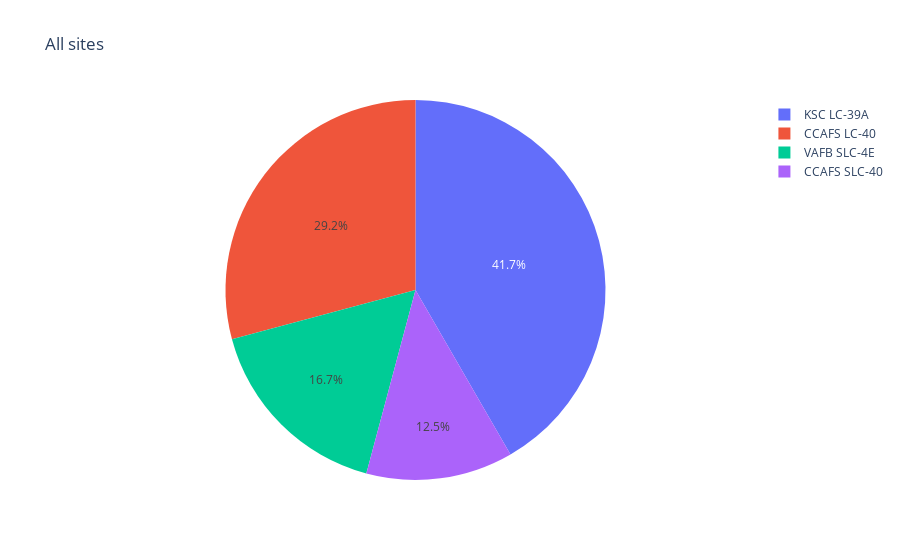

Here is the notebook cell this chart was saved with:
### Code cell


### Figure 1 — Plotly figure (JSON) as saved in the notebook; plotly's stock layout.template omitted (floating-point values rounded to 4 significant figures)
{"data": [{"domain": {"x": [0, 1], "y": [0, 1]}, "hovertemplate": "Launch Site=%{label}<br>class=%{value}<extra></extra>", "labels": ["CCAFS LC-40", "CCAFS LC-40", "CCAFS LC-40", "CCAFS LC-40", "CCAFS LC-40", "CCAFS LC-40", "CCAFS LC-40", "CCAFS LC-40", "CCAFS LC-40", "CCAFS LC-40", "CCAFS LC-40", "CCAFS LC-40", "CCAFS LC-40", "CCAFS LC-40", "CCAFS LC-40", "CCAFS LC-40", "CCAFS LC-40", "CCAFS LC-40", "CCAFS LC-40", "CCAFS LC-40", "CCAFS LC-40", "CCAFS LC-40", "CCAFS LC-40", "CCAFS LC-40", "CCAFS LC-40", "CCAFS LC-40", "VAFB SLC-4E", "VAFB SLC-4E", "VAFB SLC-4E", "VAFB SLC-4E", "VAFB SLC-4E", "VAFB SLC-4E", "VAFB SLC-4E", "VAFB SLC-4E", "VAFB SLC-4E", "VAFB SLC-4E", "KSC LC-39A", "KSC LC-39A", "KSC LC-39A", "KSC LC-39A", "KSC LC-39A", "KSC LC-39A", "KSC LC-39A", "KSC LC-39A", "KSC LC-39A", "KSC LC-39A", "KSC LC-39A", "KSC LC-39A", "KSC LC-39A", "CCAFS SLC-40", "CCAFS SLC-40", "CCAFS SLC-40", "CCAFS SLC-40", "CCAFS SLC-40", "CCAFS SLC-40", "CCAFS SLC-40"], "legendgroup": "", "name": "", "showlegend": true, "type": "pie", "values": [0, 0, 0, 0, 0, 0, 0, 0, 0, 0, 0, 0, 0, 0, 0, 0, 0, 1, 1, 0, 1, 1, 1, 0, 1, 1, 0, 0, 1, 1, 1, 1, 0, 0, 0, 0, 1, 0, 1, 1, 0, 1, 1, 0, 1, 1, 1, 1, 1, 1, 1, 0, 0, 0, 1, 0]}], "layout": {"legend": {"tracegroupgap": 0}, "title": {"text": "All sites"}}}
